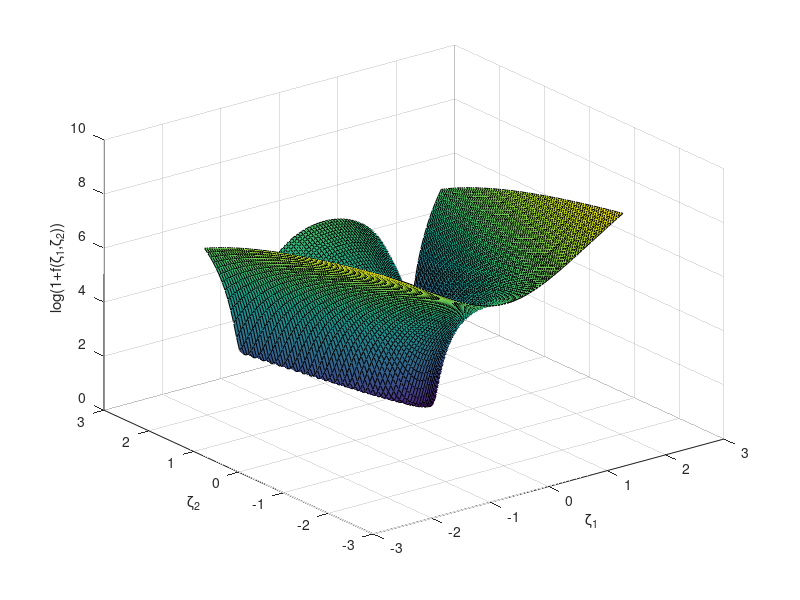

The MATLAB script that drew this image:
[x,y]=meshgrid(-2.048:0.05:2.048,-2.048:0.05:2.048);

surf(x,y,log(1 + 100.*(y - x.^2).^2 + (1 - x).^2))
xlabel('\zeta_{1}')
ylabel('\zeta_{2}')
zlabel('log(1+f(\zeta_{1},\zeta_{2}))')
